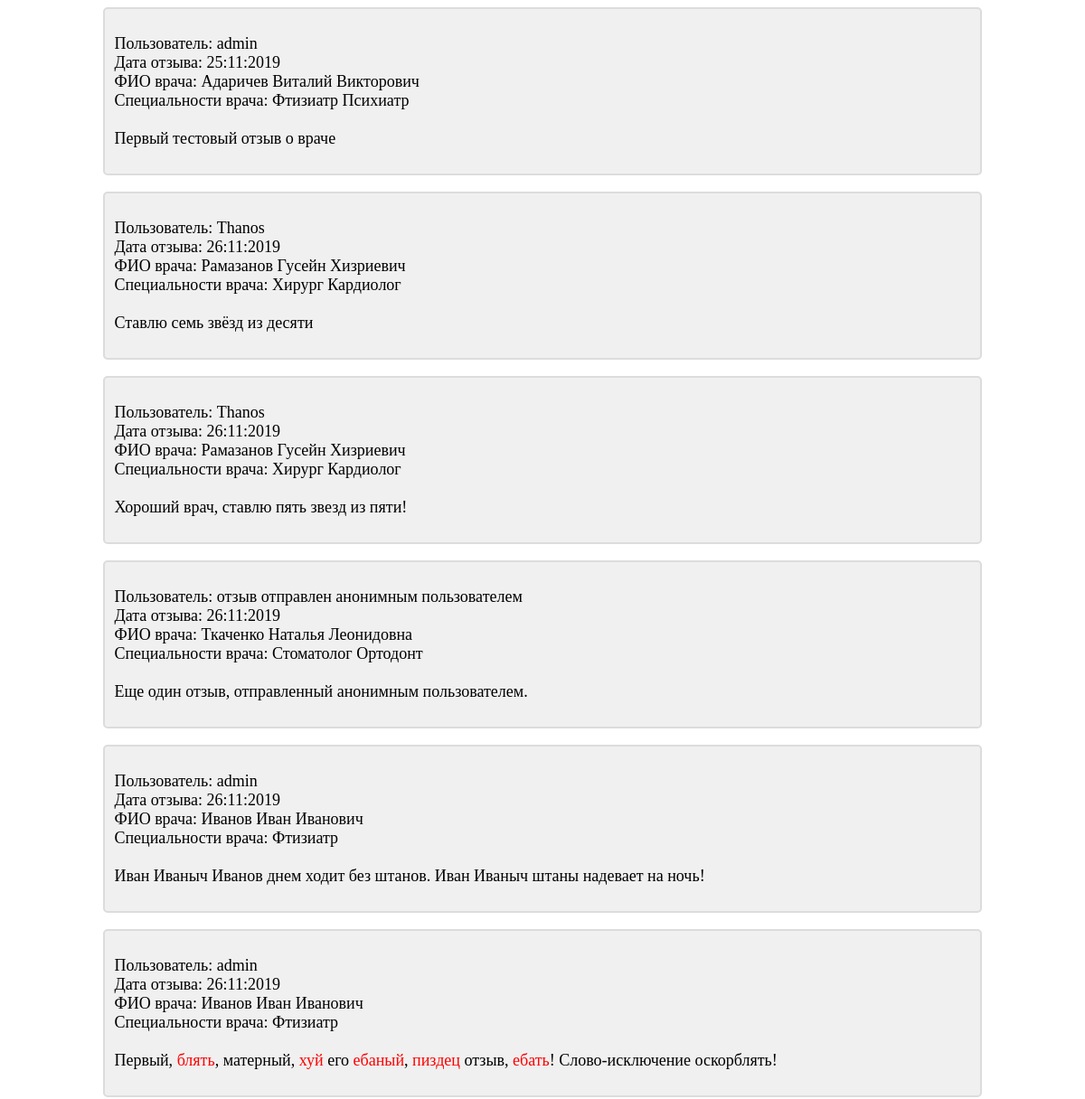
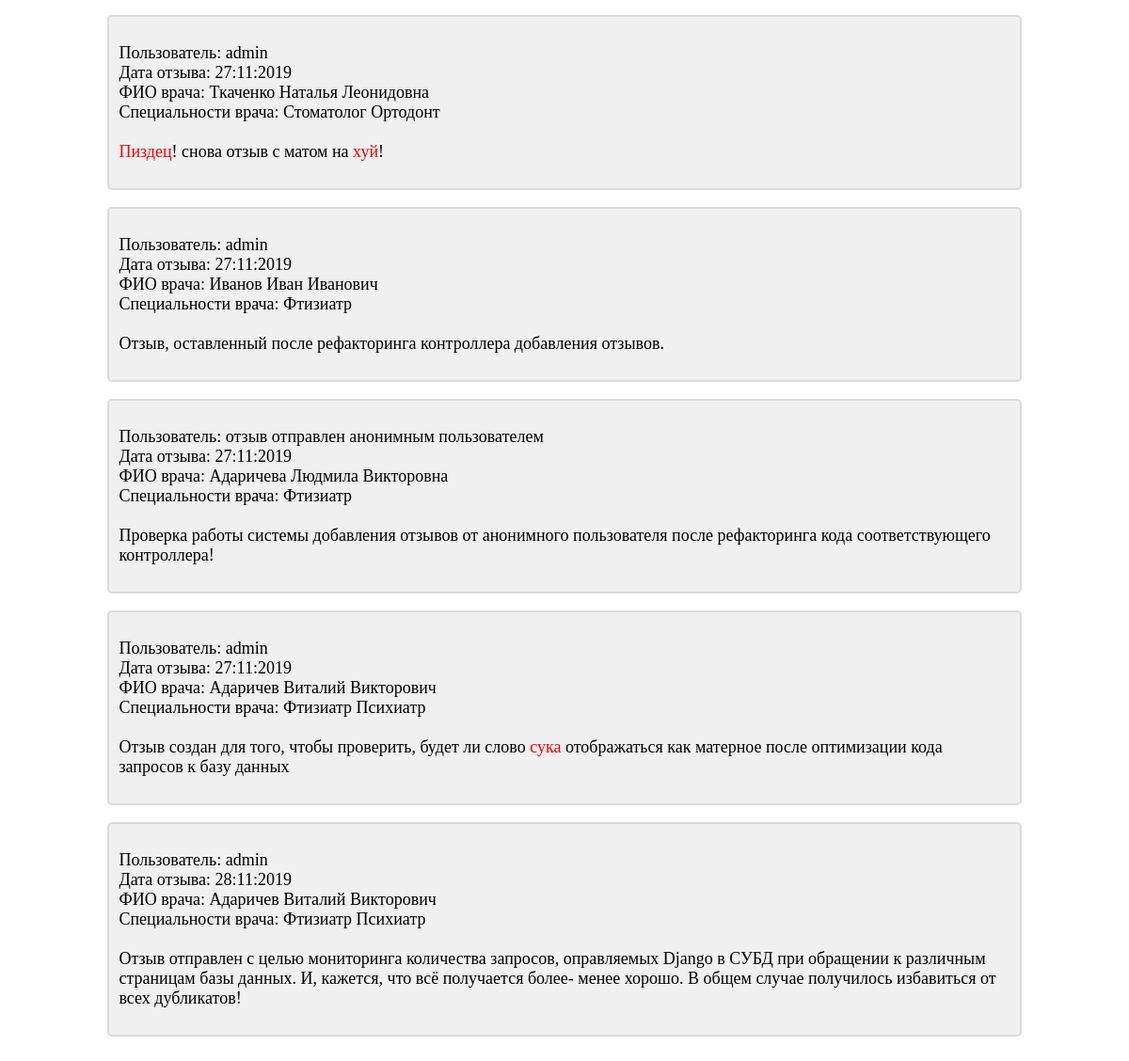
The app's page /review/ (signed in), older data (2 pictures, top to bottom).
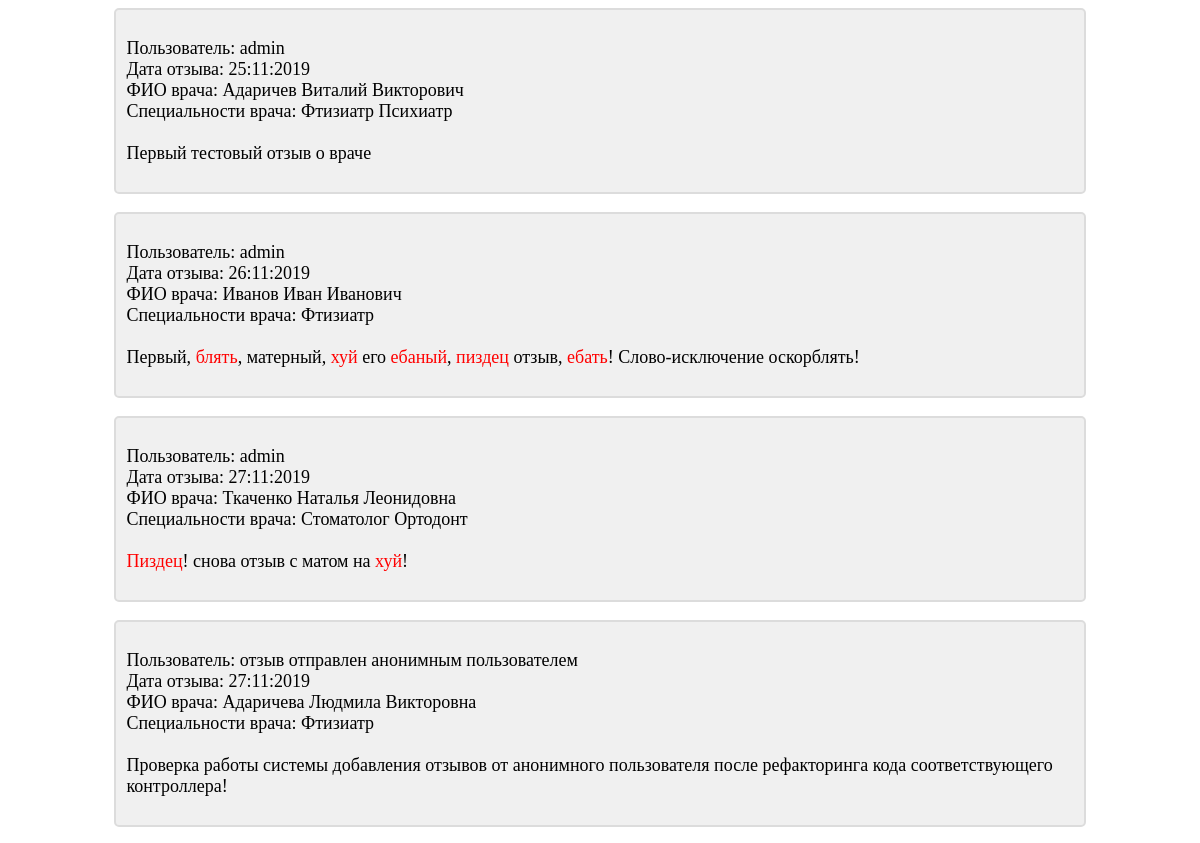
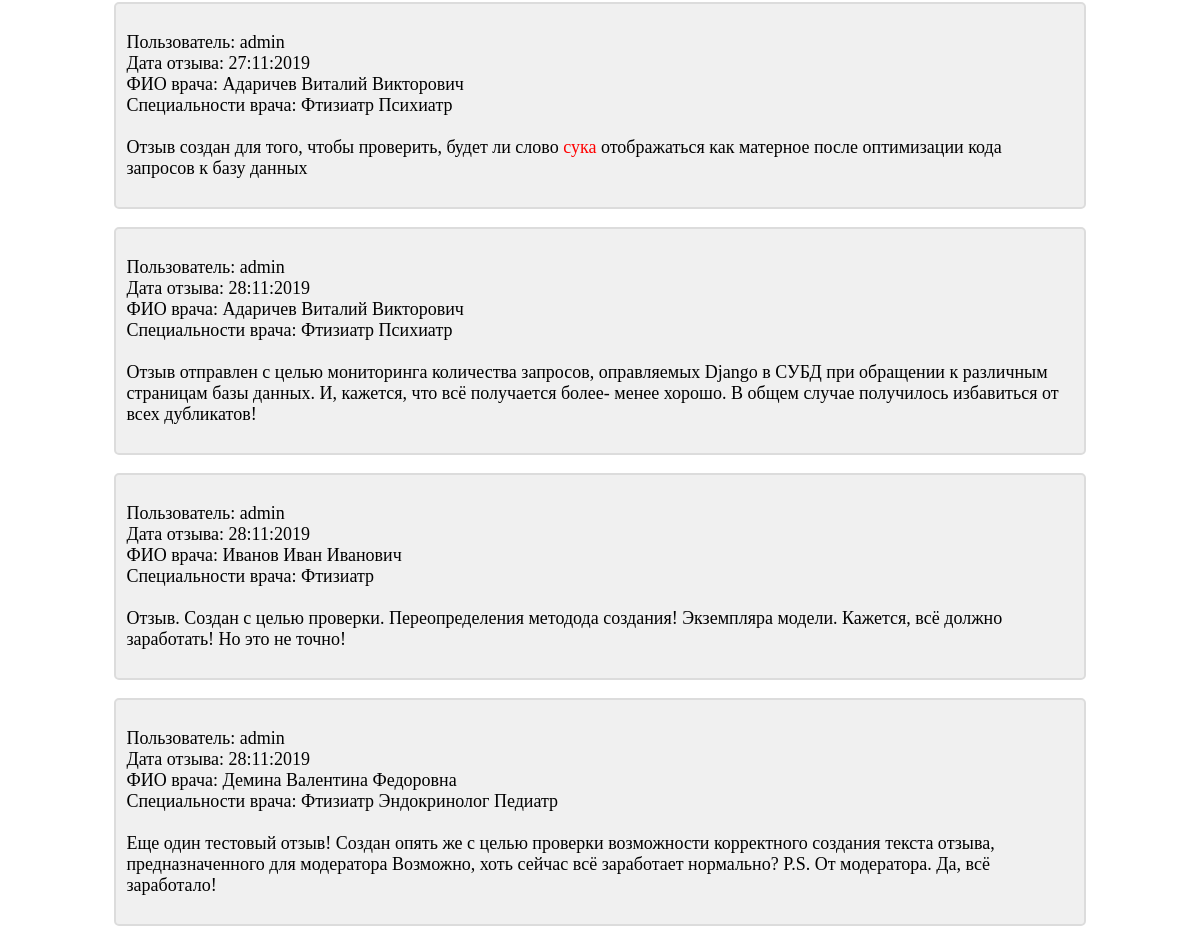
The same page, newer data (2 pictures, top to bottom).
### main/models.py (models this page shows, shortened)
class Review(models.Model):
    doctor = models.ForeignKey(Doctor, on_delete=models.CASCADE, verbose_name='ФИО врача', db_index=True)
    user = models.ForeignKey(User, null=True, blank=True, on_delete=models.PROTECT,
                             verbose_name='Пользователь, оставивший отзыв', db_index=True)
    dt_created = models.DateTimeField(auto_now_add=True, verbose_name='Дата и время создания отзыва')
    dt_updated = models.DateTimeField(auto_now=True, verbose_name='Дата и время редактирования отзыва')
    origin_text = models.TextField(blank=False, verbose_name='Исходный отзыв')
    finished_text = models.TextField(blank=False, verbose_name='Обработанный отзыв')
    moderation_flag = models.BooleanField(default=False, null=False, verbose_name='Отзыв отмодерирован')
    user_ip = models.GenericIPAddressField(protocol='IPv4', verbose_name='ip-адрес пользователя')
    def __init__(self, *args, **kwargs):
        super().__init__(*args, **kwargs)
        if not self.finished_text:
            self.finished_text = self.create_text_for_moderator()
    class Meta:
        verbose_name = 'Отзыв'
        verbose_name_plural = 'Отзывы'
        ordering = ['dt_created']

class Doctor(models.Model):
    fio = models.CharField(max_length=250, verbose_name='ФИО врача')
    specialty = models.ManyToManyField(Specialty, verbose_name='Специальность врача')
    def __str__(self):
        return self.fio
    class Meta:
        verbose_name = 'ФИО врача'
        verbose_name_plural = 'ФИО врачей'
        indexes = [
            models.Index(fields=['id', 'fio'])
        ]

class Specialty(models.Model):
    name = models.CharField(max_length=100, verbose_name='Специальность')
    def __str__(self):
        return self.name
    class Meta:
        verbose_name = 'Специальность'
        verbose_name_plural = 'Специальности'

### main/views.py (the view)
# urls.py: url(r'^review/$', review, name='review'),
@user_passes_test(lambda user: user.is_staff)
def review(request):
    reviews = Review.objects.select_related(
        'doctor',
        'user'
    ).prefetch_related(
        'doctor__specialty'
    ).filter(
        moderation_flag=True
    )
    context = {'reviews': reviews}
    return render(request, 'main/review.html', context)

### main/templatetags/filters.py (called while the page is built)
def check_wrong_words(text):
    output_text = ''
    for word in text.split():
        word_for_check = sub(r'[^\w]+', '', word)
        need_mark = check_word_for_forbidden(word_for_check) and not check_word_for_permitted(word_for_check)
        if need_mark:
            partitions = word.partition(word_for_check)
            output_text += '<font color="red">'+partitions[1]+'</font>'+partitions[2]+' '
            continue
        output_text += word+' '
    return mark_safe(output_text.rstrip())

def check_word_for_forbidden(word):
    for forbidden in forbidden_list:
        if forbidden.lower() in word.lower():
            return True

def check_word_for_permitted(word):
    for permitted in permitted_list:
        if word.lower() == permitted.lower():
            return True

### templates/main/review.html (shortened to what this page needs)
{% extends 'layout/basic.html' %}
{%  load filters %}
{% block content %}
    {% for review in reviews %}
        <div class="basic_block">
            <p>
                Пользователь:
                {{ review.user|default:"отзыв отправлен анонимным пользователем" }}<br>
                Дата отзыва: {{ review.dt_created|date:"d:m:Y" }}<br>
                ФИО врача: {{ review.doctor }}<br>
                Специальности врача:
                {% for spec in review.doctor.specialty.all %}
                    {{ spec }}
                {% empty %}
                    Для врача не указаны специальности...
                {% endfor %}
                <br><br>
                {{ review.finished_text|check_wrong_words }}
            </p>
        </div>
        <br>
    {% empty %}
        <div class="basic_block">
            <p>
                Простите, но на сайте нет отмодерированных отзывов...
            </p>
        </div>
    {% endfor %}
{% endblock content %}

Row changes from the older to the newer data that the page shows:
removed Review: user "Thanos", dt_created "26:11:2019", doctor "Рамазанов Гусейн Хизриевич", finished_text|check_wrong_words "Ставлю семь звёзд из десяти"
no longer on this page (row unchanged): Specialty: name "Хирург"
no longer on this page (row unchanged): Specialty: name "Кардиолог"
removed Review: user "Thanos", dt_created "26:11:2019", doctor "Рамазанов Гусейн Хизриевич", finished_text|check_wrong_words "Хороший врач, ставлю пять звезд из пяти!"
removed Review: user "отзыв отправлен анонимным пользователем", dt_created "26:11:2019", doctor "Ткаченко Наталья Леонидовна", finished_text|check_wrong_words "Еще один отзыв, отправленный анонимным пользователем.", Specialty (name "Стоматолог"), Specialty (name "Ортодонт")
removed Review: user "admin", dt_created "26:11:2019", doctor "Иванов Иван Иванович", finished_text|check_wrong_words "Иван Иваныч Иванов днем ходит без штанов. Иван Иваныч штаны надевает на ночь!", Specialty (name "Фтизиатр")
removed Review: user "admin", dt_created "27:11:2019", doctor "Иванов Иван Иванович", finished_text|check_wrong_words "Отзыв, оставленный после рефакторинга контроллера добавления отзывов.", Specialty (name "Фтизиатр")
added Review: user "admin", dt_created "28:11:2019", doctor "Иванов Иван Иванович", finished_text|check_wrong_words "Отзыв. Создан с целью проверки. Переопределения методода создания! Экземпляра модели. Кажется, всё должно заработать! Но это не точно!", Specialty (name "Фтизиатр")
added Review: user "admin", dt_created "28:11:2019", doctor "Демина Валентина Федоровна", finished_text|check_wrong_words "Еще один тестовый отзыв! Создан опять же с целью проверки возможности корректного создания текста отзыва, предназначенного для модератора Возможно, хоть сейчас всё заработает нормально? P.S. От модератора. Да, всё заработало!", Specialty (name "Фтизиатр")
now on this page (row unchanged): Specialty: name "Эндокринолог", shown under "admin"
now on this page (row unchanged): Specialty: name "Педиатр", shown under "admin"
